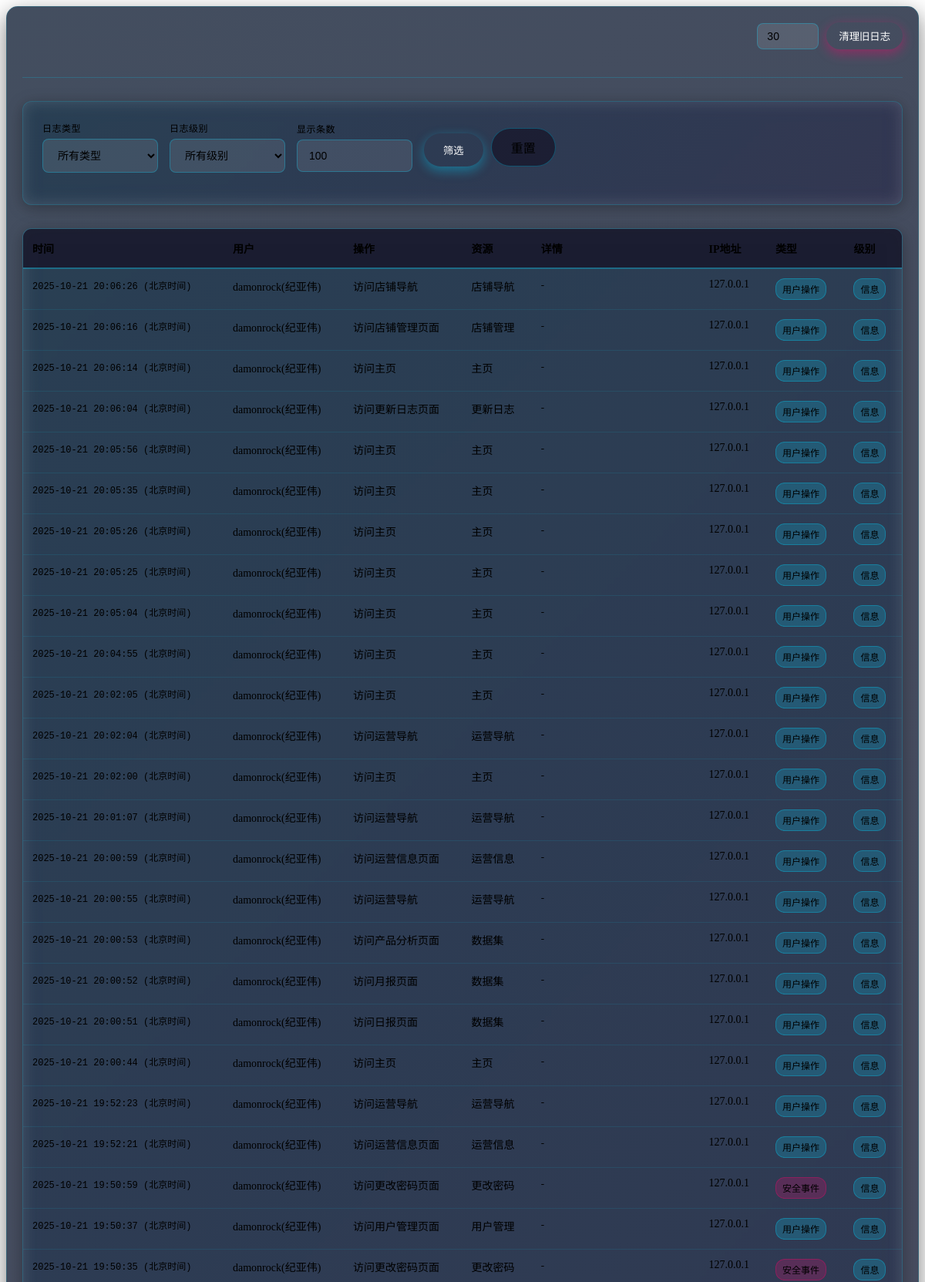
The page /admin/logs (signed in, upper part) on the database its author committed.
### tables this page shows
CREATE TABLE logs (
            id INTEGER PRIMARY KEY AUTOINCREMENT,
            timestamp DATETIME DEFAULT CURRENT_TIMESTAMP,
            user_id INTEGER,
            username VARCHAR(50),
            action VARCHAR(100) NOT NULL,
            resource VARCHAR(100),
            details TEXT,
            ip_address VARCHAR(45),
            user_agent TEXT,
            log_type VARCHAR(20) DEFAULT 'user',
            level VARCHAR(10) DEFAULT 'info',
            FOREIGN KEY (user_id) REFERENCES users (id)
        );

### routes/admin.py (the view)
@admin_bp.route('/logs')
@login_required
@admin_required
def view_logs():
    from core.database import get_logs
    log_type = request.args.get('type', '')
    level = request.args.get('level', '')
    limit = int(request.args.get('limit', 100))
    logs = get_logs(
        limit=limit,
        log_type=log_type if log_type else None,
        level=level if level else None
    )
    return render_template('admin/logs_embed.html', logs=logs,
                         current_type=log_type, current_level=level, limit=limit)

### app.py (called while the page is built)
@app.template_filter('beijing_time')
def beijing_time_filter(timestamp):
    if not timestamp:
        return ""
    if isinstance(timestamp, str):
        try:
            dt = datetime.strptime(timestamp, '%Y-%m-%d %H:%M:%S')
        except ValueError:
            return timestamp + " (北京时间)"
    else:
        dt = timestamp
    return dt.strftime('%Y-%m-%d %H:%M:%S')

### core/auth.py (called while the page is built, shortened)
def is_logged_in():
    return 'username' in session

def login_required(f):
    from functools import wraps
    @wraps(f)
    def decorated_function(*args, **kwargs):
        if not is_logged_in():
            return redirect(url_for('auth.login', next=request.url))
        return f(*args, **kwargs)
    return decorated_function

def admin_required(f):
    from functools import wraps
    @wraps(f)
    def decorated_function(*args, **kwargs):
        if not is_logged_in():
            return redirect(url_for('auth.login', next=request.url))
        return f(*args, **kwargs)
    return decorated_function

### core/database.py (called while the page is built)
def get_db_connection():
    conn = sqlite3.connect(DB_PATH)
    conn.row_factory = sqlite3.Row  # 使结果可以通过列名访问
    return conn

def get_logs(limit=100, log_type=None, level=None, user_id=None):
    conn = get_db_connection()
    cursor = conn.cursor()
    query = "SELECT * FROM logs WHERE 1=1"
    params = []
    if log_type:
        query += " AND log_type = ?"
        params.append(log_type)
    if level:
        query += " AND level = ?"
        params.append(level)
    if user_id:
        query += " AND user_id = ?"
        params.append(user_id)
    query += " ORDER BY timestamp DESC LIMIT ?"
    params.append(limit)
    try:
        cursor.execute(query, params)
        logs = cursor.fetchall()
        return logs
    except Exception as e:
        print(f"获取日志失败: {e}")
        return []
    finally:
        conn.close()

### templates/admin/logs_embed.html (shortened to what this page needs)
<div class="logs-management-embed">
    <div class="section-header">
        <h2> 系统日志</h2>
        <form id="clear-logs-form" class="clear-logs-form" onsubmit="return confirm('确定要清理旧日志吗？此操作不可恢复！')">
            <input type="number" name="days" value="30" min="1" max="365" title="保留天数">
            <button type="submit" class="clear-logs-btn">清理旧日志</button>
        </form>
    </div>
    <div class="filter-card">
        <form id="log-filter-form" method="GET" class="filter-form">
            <div class="filter-group">
                <label for="type">日志类型</label>
                <select name="type" id="type">
                    <option value="">所有类型</option>
                </select>
            </div>
            <div class="filter-group">
                <label for="level">日志级别</label>
                <select name="level" id="level">
                    <option value="">所有级别</option>
                </select>
            </div>
            <div class="filter-group">
                <label for="limit">显示条数</label>
                <input type="number" name="limit" id="limit" value="{{ limit }}" min="10" max="1000" step="10" placeholder="显示条数">
            </div>
            <div class="filter-actions">
                <button type="submit">筛选</button>
                <a href="javascript:void(0)" class="reset-btn" onclick="loadContent('log-management')">重置</a>
            </div>
        </form>
    </div>
    <div class="logs-table-container">
        <table class="logs-table">
            <thead>
                <tr>
                    <th>时间</th>
                    <th>用户</th>
                    <th>操作</th>
                    <th>资源</th>
                    <th>详情</th>
                    <th>IP地址</th>
                    <th>类型</th>
                    <th>级别</th>
                </tr>
            </thead>
            <tbody>
                {% for log in logs %}
                <tr>
                    <td class="timestamp">{{ log.timestamp | beijing_time }} (北京时间)</td>
                    <td>{{ log.username or '-' }}</td>
                    <td>{{ log.action }}</td>
                    <td>{{ log.resource or '-' }}</td>
                    <td class="log-details">{{ log.details or '-' }}</td>
                    <td>{{ log.ip_address or '-' }}</td>
                    <td>
                        <span class="log-type-badge log-type-{{ log.log_type }}">
                            {{ {
                                'user': '用户操作',
                                'system': '系统事件',
                                'security': '安全事件'
                            }.get(log.log_type, log.log_type) }}
                        </span>
                    </td>
                    <td>
                        <span class="log-level-badge log-level-{{ log.level }}">
                            {{ {
                                'debug': '调试',
                                'info': '信息',
                                'warning': '警告',
                                'error': '错误',
                                'critical': '严重'
                            }.get(log.level, log.level) }}
                        </span>
                    </td>
                </tr>
                {% endfor %}
            </tbody>
        </table>
    </div>
</div>

### rows shown on the page
logs: timestamp|beijing_time "2025-10-21 20:06:26", username "damonrock(纪亚伟)", action "访问店铺导航", resource "店铺导航", details "-", ip_address "127.0.0.1", log_type "用户操作", level "信息"
logs: timestamp|beijing_time "2025-10-21 20:06:16", username "damonrock(纪亚伟)", action "访问店铺管理页面", resource "店铺管理", details "-", ip_address "127.0.0.1", log_type "用户操作", level "信息"
logs: timestamp|beijing_time "2025-10-21 20:06:14", username "damonrock(纪亚伟)", action "访问主页", resource "主页", details "-", ip_address "127.0.0.1", log_type "用户操作", level "信息"
logs: timestamp|beijing_time "2025-10-21 20:06:04", username "damonrock(纪亚伟)", action "访问更新日志页面", resource "更新日志", details "-", ip_address "127.0.0.1", log_type "用户操作", level "信息"
logs: timestamp|beijing_time "2025-10-21 20:05:56", username "damonrock(纪亚伟)", action "访问主页", resource "主页", details "-", ip_address "127.0.0.1", log_type "用户操作", level "信息"
logs: timestamp|beijing_time "2025-10-21 20:05:35", username "damonrock(纪亚伟)", action "访问主页", resource "主页", details "-", ip_address "127.0.0.1", log_type "用户操作", level "信息"
logs: timestamp|beijing_time "2025-10-21 20:05:26", username "damonrock(纪亚伟)", action "访问主页", resource "主页", details "-", ip_address "127.0.0.1", log_type "用户操作", level "信息"
logs: timestamp|beijing_time "2025-10-21 20:05:25", username "damonrock(纪亚伟)", action "访问主页", resource "主页", details "-", ip_address "127.0.0.1", log_type "用户操作", level "信息"
logs: timestamp|beijing_time "2025-10-21 20:05:04", username "damonrock(纪亚伟)", action "访问主页", resource "主页", details "-", ip_address "127.0.0.1", log_type "用户操作", level "信息"
logs: timestamp|beijing_time "2025-10-21 20:04:55", username "damonrock(纪亚伟)", action "访问主页", resource "主页", details "-", ip_address "127.0.0.1", log_type "用户操作", level "信息"
logs: timestamp|beijing_time "2025-10-21 20:02:05", username "damonrock(纪亚伟)", action "访问主页", resource "主页", details "-", ip_address "127.0.0.1", log_type "用户操作", level "信息"
logs: timestamp|beijing_time "2025-10-21 20:02:04", username "damonrock(纪亚伟)", action "访问运营导航", resource "运营导航", details "-", ip_address "127.0.0.1", log_type "用户操作", level "信息"
logs: timestamp|beijing_time "2025-10-21 20:02:00", username "damonrock(纪亚伟)", action "访问主页", resource "主页", details "-", ip_address "127.0.0.1", log_type "用户操作", level "信息"
logs: timestamp|beijing_time "2025-10-21 20:01:07", username "damonrock(纪亚伟)", action "访问运营导航", resource "运营导航", details "-", ip_address "127.0.0.1", log_type "用户操作", level "信息"
logs: timestamp|beijing_time "2025-10-21 20:00:59", username "damonrock(纪亚伟)", action "访问运营信息页面", resource "运营信息", details "-", ip_address "127.0.0.1", log_type "用户操作", level "信息"
logs: timestamp|beijing_time "2025-10-21 20:00:55", username "damonrock(纪亚伟)", action "访问运营导航", resource "运营导航", details "-", ip_address "127.0.0.1", log_type "用户操作", level "信息"
logs: timestamp|beijing_time "2025-10-21 20:00:53", username "damonrock(纪亚伟)", action "访问产品分析页面", resource "数据集", details "-", ip_address "127.0.0.1", log_type "用户操作", level "信息"
logs: timestamp|beijing_time "2025-10-21 20:00:52", username "damonrock(纪亚伟)", action "访问月报页面", resource "数据集", details "-", ip_address "127.0.0.1", log_type "用户操作", level "信息"
logs: timestamp|beijing_time "2025-10-21 20:00:51", username "damonrock(纪亚伟)", action "访问日报页面", resource "数据集", details "-", ip_address "127.0.0.1", log_type "用户操作", level "信息"
logs: timestamp|beijing_time "2025-10-21 20:00:44", username "damonrock(纪亚伟)", action "访问主页", resource "主页", details "-", ip_address "127.0.0.1", log_type "用户操作", level "信息"
logs: timestamp|beijing_time "2025-10-21 19:52:23", username "damonrock(纪亚伟)", action "访问运营导航", resource "运营导航", details "-", ip_address "127.0.0.1", log_type "用户操作", level "信息"
logs: timestamp|beijing_time "2025-10-21 19:52:21", username "damonrock(纪亚伟)", action "访问运营信息页面", resource "运营信息", details "-", ip_address "127.0.0.1", log_type "用户操作", level "信息"
logs: timestamp|beijing_time "2025-10-21 19:50:59", username "damonrock(纪亚伟)", action "访问更改密码页面", resource "更改密码", details "-", ip_address "127.0.0.1", log_type "安全事件", level "信息"
logs: timestamp|beijing_time "2025-10-21 19:50:37", username "damonrock(纪亚伟)", action "访问用户管理页面", resource "用户管理", details "-", ip_address "127.0.0.1", log_type "用户操作", level "信息"
logs: timestamp|beijing_time "2025-10-21 19:50:35", username "damonrock(纪亚伟)", action "访问更改密码页面", resource "更改密码", details "-", ip_address "127.0.0.1", log_type "安全事件", level "信息"
